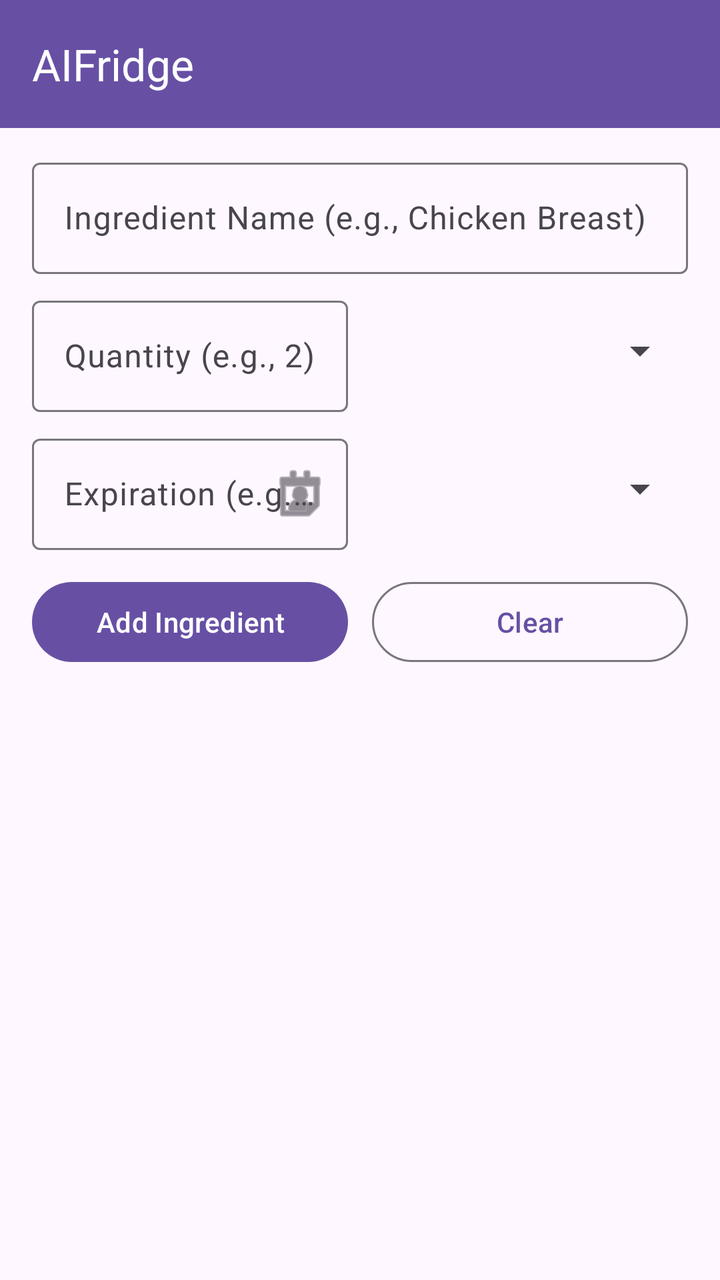
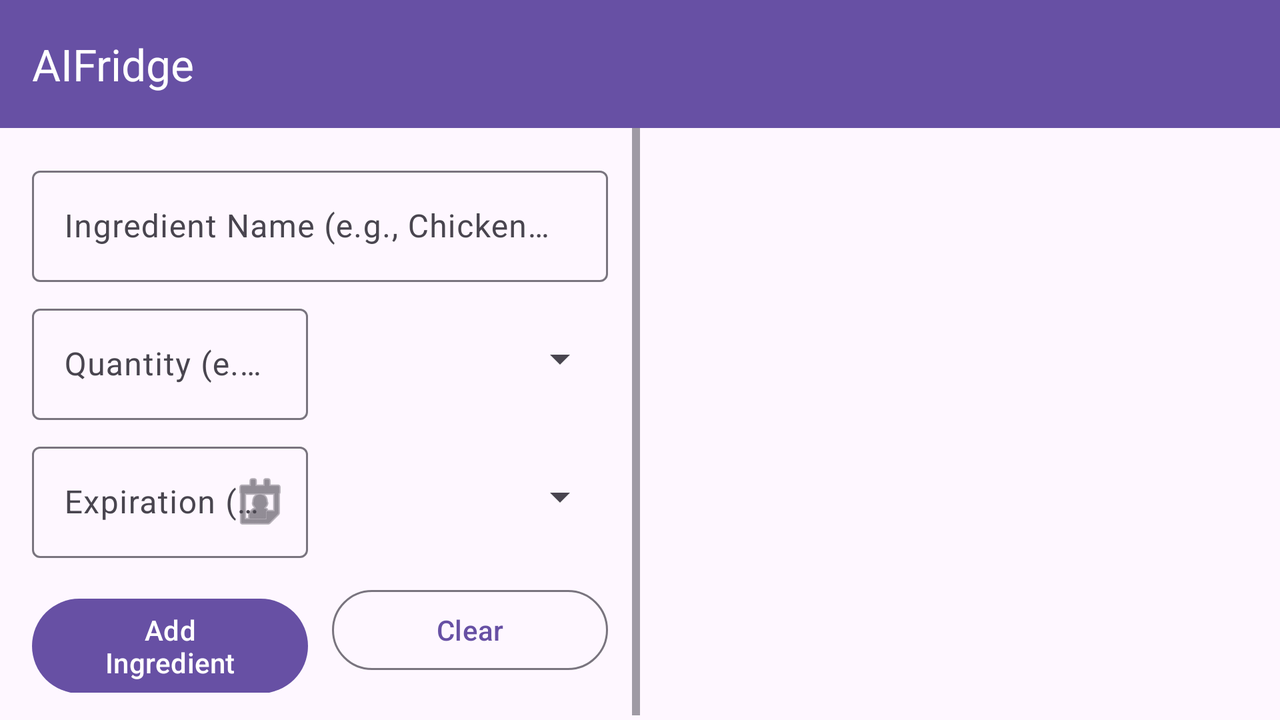

First picture: res/layout/ on a phone held upright. Second picture: the repository's own variant of that layout, on a device whose configuration matches the variant's folder. Source for both follows.
<!-- AndroidManifest.xml: application theme Theme.AIFridge -->
<!-- res/layout/activity_fridge.xml -->
<?xml version="1.0" encoding="utf-8"?>
<LinearLayout xmlns:android="http://schemas.android.com/apk/res/android"
    xmlns:app="http://schemas.android.com/apk/res-auto"
    xmlns:tools="http://schemas.android.com/tools"
    android:layout_width="match_parent"
    android:layout_height="match_parent"
    android:fitsSystemWindows="true"
    android:orientation="vertical"
    tools:context=".fridge_Activity">

    
    <com.google.android.material.appbar.MaterialToolbar
        android:id="@+id/fridgeToolbar"
        android:layout_width="match_parent"
        android:layout_height="?attr/actionBarSize"
        android:background="?attr/colorPrimary"
        app:title="AIFridge"
        app:titleTextColor="?attr/colorOnPrimary" />

    
    <LinearLayout
        android:layout_width="match_parent"
        android:layout_height="wrap_content"
        android:orientation="vertical"
        android:paddingHorizontal="16dp"
        android:paddingTop="12dp">

        
        <com.google.android.material.textfield.TextInputLayout
            android:id="@+id/nameLayout"
            style="@style/Widget.Material3.TextInputLayout.OutlinedBox"
            android:layout_width="match_parent"
            android:layout_height="wrap_content"
            android:hint="Ingredient Name (e.g., Chicken Breast)">

            <com.google.android.material.textfield.TextInputEditText
                android:id="@+id/nameEditText"
                android:layout_width="match_parent"
                android:layout_height="wrap_content"
                android:inputType="textCapSentences" />

        </com.google.android.material.textfield.TextInputLayout>

        
        <LinearLayout
            android:layout_width="match_parent"
            android:layout_height="wrap_content"
            android:layout_marginTop="8dp"
            android:gravity="center_vertical"
            android:orientation="horizontal">

            <com.google.android.material.textfield.TextInputLayout
                android:id="@+id/quantityLayout"
                style="@style/Widget.Material3.TextInputLayout.OutlinedBox"
                android:layout_width="0dp"
                android:layout_height="wrap_content"
                android:layout_weight="1"
                android:hint="Quantity (e.g., 2)">

                <com.google.android.material.textfield.TextInputEditText
                    android:id="@+id/quantityEditText"
                    android:layout_width="match_parent"
                    android:layout_height="wrap_content"
                    android:inputType="number" />

            </com.google.android.material.textfield.TextInputLayout>

            <Spinner
                android:id="@+id/unitSpinner"
                android:layout_width="0dp"
                android:layout_height="wrap_content"
                android:layout_marginStart="12dp"
                android:layout_weight="1"
                android:minHeight="48dp" />

        </LinearLayout>

        
        <LinearLayout
            android:layout_width="match_parent"
            android:layout_height="wrap_content"
            android:layout_marginTop="8dp"
            android:gravity="center_vertical"
            android:orientation="horizontal">

            <com.google.android.material.textfield.TextInputLayout
                android:id="@+id/expirationLayout"
                style="@style/Widget.Material3.TextInputLayout.OutlinedBox"
                android:layout_width="0dp"
                android:layout_height="wrap_content"
                android:layout_weight="1"
                android:hint="Expiration (e.g. 31/12/2025)"
                app:endIconDrawable="@android:drawable/ic_menu_my_calendar"
                app:endIconMode="custom">

                
                <com.google.android.material.textfield.TextInputEditText
                    android:id="@+id/expirationEditText"
                    android:layout_width="match_parent"
                    android:layout_height="wrap_content"
                    android:clickable="true"
                    android:focusable="false"
                    android:inputType="none" />

            </com.google.android.material.textfield.TextInputLayout>

            <Spinner
                android:id="@+id/categorySpinner"
                android:layout_width="0dp"
                android:layout_height="wrap_content"
                android:layout_marginStart="12dp"
                android:layout_weight="1"
                android:minHeight="48dp" />

        </LinearLayout>

        
        <LinearLayout
            android:layout_width="match_parent"
            android:layout_height="wrap_content"
            android:layout_marginTop="12dp"
            android:orientation="horizontal">

            <com.google.android.material.button.MaterialButton
                android:id="@+id/addButton"
                android:layout_width="0dp"
                android:layout_height="wrap_content"
                android:layout_marginEnd="6dp"
                android:layout_weight="1"
                android:text="Add Ingredient" />

            <com.google.android.material.button.MaterialButton
                android:id="@+id/clearButton"
                style="@style/Widget.Material3.Button.OutlinedButton"
                android:layout_width="0dp"
                android:layout_height="wrap_content"
                android:layout_marginStart="6dp"
                android:layout_weight="1"
                android:text="Clear" />

        </LinearLayout>

    </LinearLayout>

    
    <androidx.recyclerview.widget.RecyclerView
        android:id="@+id/ingredientsRecyclerView"
        android:layout_width="match_parent"
        android:layout_height="0dp"
        android:layout_marginTop="8dp"
        android:layout_weight="1"
        android:clipToPadding="false"
        android:paddingHorizontal="16dp"
        android:paddingBottom="16dp"
        app:layoutManager="androidx.recyclerview.widget.LinearLayoutManager"
        tools:itemCount="4"
        tools:listitem="@layout/item_ingredient" />

</LinearLayout>
<!-- resources referenced by this layout -->
<resources>
  <style name="Theme.AIFridge" parent="Base.Theme.AIFridge" />
  <style name="Base.Theme.AIFridge" parent="Theme.Material3.DayNight.NoActionBar">
          <item name="colorPrimary">@color/brand_primary</item>
          <item name="colorOnPrimary">@color/white</item>
          <item name="colorPrimaryContainer">@color/brand_primary_container</item>
          <item name="colorOnPrimaryContainer">@color/brand_on_primary_container</item>
      </style>
  <color name="brand_primary">#FF6750A4</color>
  <color name="white">#FFFFFFFF</color>
  <color name="brand_primary_container">#FFEADDFF</color>
  <color name="brand_on_primary_container">#FF21005D</color>
</resources>
<!-- res/layout-land/activity_fridge.xml (the repository's variant of the layout above) -->
<!-- drawn on the phone turned sideways -->
<?xml version="1.0" encoding="utf-8"?>
<LinearLayout xmlns:android="http://schemas.android.com/apk/res/android"
    xmlns:app="http://schemas.android.com/apk/res-auto"
    xmlns:tools="http://schemas.android.com/tools"
    android:layout_width="match_parent"
    android:layout_height="match_parent"
    android:fitsSystemWindows="true"
    android:orientation="vertical"
    tools:context=".fridge_Activity">

    <com.google.android.material.appbar.MaterialToolbar
        android:id="@+id/fridgeToolbar"
        android:layout_width="match_parent"
        android:layout_height="?attr/actionBarSize"
        android:background="?attr/colorPrimary"
        app:title="AIFridge"
        app:titleTextColor="?attr/colorOnPrimary" />

    <LinearLayout
        android:layout_width="match_parent"
        android:layout_height="0dp"
        android:layout_weight="1"
        android:orientation="horizontal">

        
        <ScrollView
            android:layout_width="0dp"
            android:layout_height="match_parent"
            android:layout_weight="1">

            <LinearLayout
                android:layout_width="match_parent"
                android:layout_height="wrap_content"
                android:orientation="vertical"
                android:padding="16dp">

                <com.google.android.material.textfield.TextInputLayout
                    android:id="@+id/nameLayout"
                    style="@style/Widget.Material3.TextInputLayout.OutlinedBox"
                    android:layout_width="match_parent"
                    android:layout_height="wrap_content"
                    android:hint="Ingredient Name (e.g., Chicken Breast)">

                    <com.google.android.material.textfield.TextInputEditText
                        android:id="@+id/nameEditText"
                        android:layout_width="match_parent"
                        android:layout_height="wrap_content"
                        android:inputType="textCapSentences" />

                </com.google.android.material.textfield.TextInputLayout>

                <LinearLayout
                    android:layout_width="match_parent"
                    android:layout_height="wrap_content"
                    android:layout_marginTop="8dp"
                    android:gravity="center_vertical"
                    android:orientation="horizontal">

                    <com.google.android.material.textfield.TextInputLayout
                        android:id="@+id/quantityLayout"
                        style="@style/Widget.Material3.TextInputLayout.OutlinedBox"
                        android:layout_width="0dp"
                        android:layout_height="wrap_content"
                        android:layout_weight="1"
                        android:hint="Quantity (e.g., 2)">

                        <com.google.android.material.textfield.TextInputEditText
                            android:id="@+id/quantityEditText"
                            android:layout_width="match_parent"
                            android:layout_height="wrap_content"
                            android:inputType="number" />

                    </com.google.android.material.textfield.TextInputLayout>

                    <Spinner
                        android:id="@+id/unitSpinner"
                        android:layout_width="0dp"
                        android:layout_height="wrap_content"
                        android:layout_marginStart="12dp"
                        android:layout_weight="1"
                        android:minHeight="48dp" />

                </LinearLayout>

                <LinearLayout
                    android:layout_width="match_parent"
                    android:layout_height="wrap_content"
                    android:layout_marginTop="8dp"
                    android:gravity="center_vertical"
                    android:orientation="horizontal">

                    <com.google.android.material.textfield.TextInputLayout
                        android:id="@+id/expirationLayout"
                        style="@style/Widget.Material3.TextInputLayout.OutlinedBox"
                        android:layout_width="0dp"
                        android:layout_height="wrap_content"
                        android:layout_weight="1"
                        android:hint="Expiration (e.g. 31/12/2025)"
                        app:endIconDrawable="@android:drawable/ic_menu_my_calendar"
                        app:endIconMode="custom">

                        <com.google.android.material.textfield.TextInputEditText
                            android:id="@+id/expirationEditText"
                            android:layout_width="match_parent"
                            android:layout_height="wrap_content"
                            android:clickable="true"
                            android:focusable="false"
                            android:inputType="none" />

                    </com.google.android.material.textfield.TextInputLayout>

                    <Spinner
                        android:id="@+id/categorySpinner"
                        android:layout_width="0dp"
                        android:layout_height="wrap_content"
                        android:layout_marginStart="12dp"
                        android:layout_weight="1"
                        android:minHeight="48dp" />

                </LinearLayout>

                <LinearLayout
                    android:layout_width="match_parent"
                    android:layout_height="wrap_content"
                    android:layout_marginTop="12dp"
                    android:orientation="horizontal">

                    <com.google.android.material.button.MaterialButton
                        android:id="@+id/addButton"
                        android:layout_width="0dp"
                        android:layout_height="wrap_content"
                        android:layout_marginEnd="6dp"
                        android:layout_weight="1"
                        android:text="Add Ingredient" />

                    <com.google.android.material.button.MaterialButton
                        android:id="@+id/clearButton"
                        style="@style/Widget.Material3.Button.OutlinedButton"
                        android:layout_width="0dp"
                        android:layout_height="wrap_content"
                        android:layout_marginStart="6dp"
                        android:layout_weight="1"
                        android:text="Clear" />

                </LinearLayout>

            </LinearLayout>

        </ScrollView>

        
        <androidx.recyclerview.widget.RecyclerView
            android:id="@+id/ingredientsRecyclerView"
            android:layout_width="0dp"
            android:layout_height="match_parent"
            android:layout_weight="1"
            android:clipToPadding="false"
            android:paddingHorizontal="16dp"
            android:paddingBottom="16dp"
            app:layoutManager="androidx.recyclerview.widget.LinearLayoutManager"
            tools:itemCount="4"
            tools:listitem="@layout/item_ingredient" />

    </LinearLayout>

</LinearLayout>
